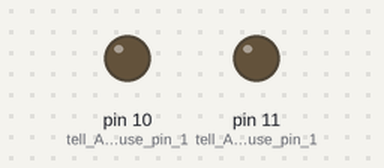
A sketch run on a simulated Arduino Uno, built with avr-gcc and run on an emulated ATmega328P. Shown: output pins drawn as LEDs (lit = HIGH).

Above: at 0.15 s.
Timing chart, 0 to 1.6 s (numbered marks = the images above):
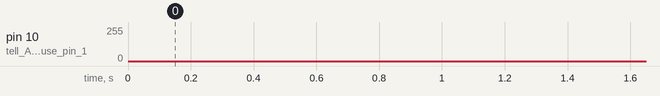

The sketch:

blink-pwm-fade.ino
```cpp
// Arduino Code:
// basic example

int time    = 5;             // define delay element
int pulsewidth;              // define pulsewidth (0-255)

void setup () {

   pinMode ( 10 , OUTPUT ) ; // tell Arduino to use pin 10 as OUTPUT
   pinMode ( 11 , OUTPUT ) ; // tell Arduino to use pin 11 as OUTPUT
   // you can use other outputs, they must support PWM
}

void loop () {

  // slowly fade the LEDs to full brightness
  for (pulsewidth=150; pulsewidth <= 255; pulsewidth++){
    analogWrite(10, 0);
    analogWrite(11, pulsewidth);
    delay(time);
  }

  // slowly dim the LEDs
  for (pulsewidth=255; pulsewidth >= 150; pulsewidth--){
    analogWrite(10, pulsewidth);
    analogWrite(11, 0);
    delay(time);
  }

}
```
